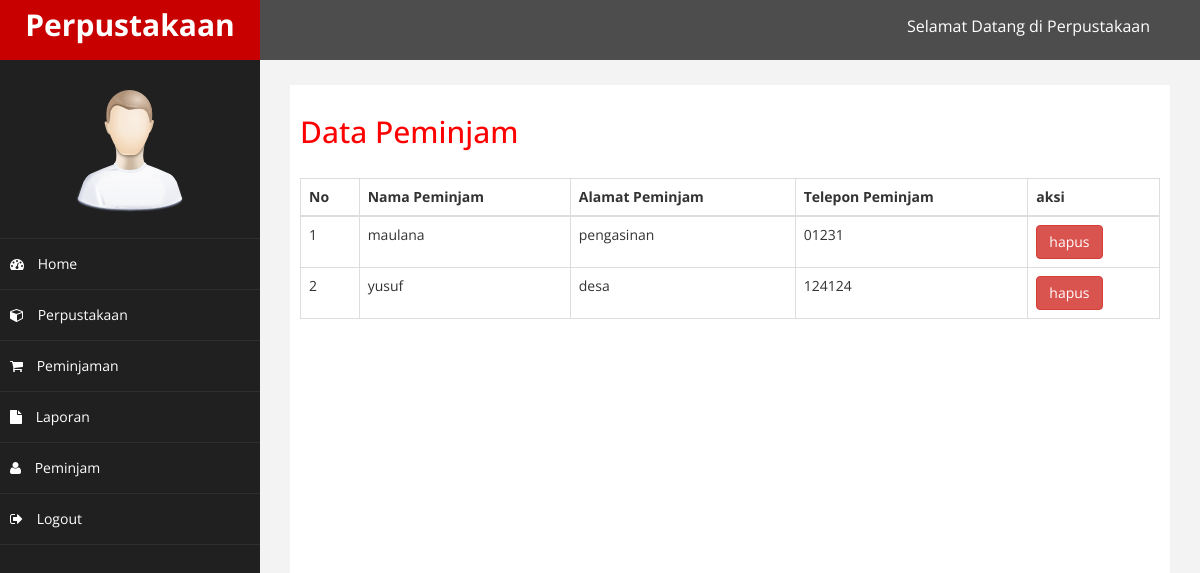
Page /perpustakaan/admin/index.php?halaman=peminjam (signed in) on the committed database.
### tables this page shows
CREATE TABLE `peminjam` (
  `id_peminjam` int(11) NOT NULL,
  `nama_peminjam` varchar(40) NOT NULL,
  `alamat_peminjam` text DEFAULT NULL,
  `telepon_peminjam` varchar(14) NOT NULL,
  `username_peminjam` varchar(100) NOT NULL,
  `password_peminjam` varchar(250) NOT NULL
);

### perpustakaan/admin/peminjam.php (the view)
<h2>Data Peminjam</h2>
<br>
<div id="tabelnya">
	<table class="table table-bordered">
		<thead>
			<tr>
				<th>No</th>
				<th>Nama Peminjam</th>
				<th>Alamat Peminjam</th>
				<th>Telepon Peminjam</th>
				<th>aksi</th>
			</tr>
		</thead>
		<tbody>
			<?php $nomor=1; ?>
			<?php $ambil=$koneksi->query("SELECT * FROM peminjam"); ?>
			<?php while($pecah = $ambil->fetch_assoc()){ ?>
			<tr>
				<td><?php echo $nomor; ?></td>
				<td><?php echo $pecah['nama_peminjam']; ?></td>
				<td><?php echo $pecah['alamat_peminjam']; ?></td>
				<td><?php echo $pecah['telepon_peminjam']; ?></td>
				<td>
					<a href="index.php?halaman=hapuspeminjam&id=<?php echo $pecah['id_peminjam']; ?>" class="btn-danger btn">hapus</a>
				</td>
			</tr>
			<?php $nomor++; ?>
			<?php } ?>
		</tbody>
	</table>
</div>

### perpustakaan/admin/assets/css/custom.css (style rules this page uses)
body { font-family: 'Open Sans', sans-serif; }
h2 { color: #f00; }

### rows in the picture
peminjam: nama_peminjam "maulana", alamat_peminjam "pengasinan", telepon_peminjam "01231"
peminjam: nama_peminjam "yusuf", alamat_peminjam "desa", telepon_peminjam "124124"
